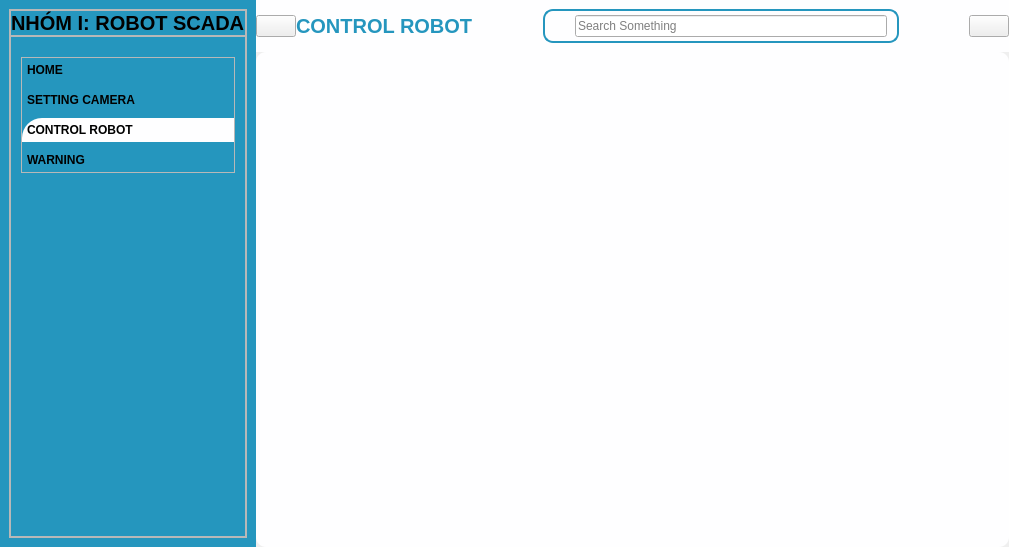
<?xml version="1.0" encoding="UTF-8"?>
<ui version="4.0">
 <class>MainWindow</class>
 <widget class="QMainWindow" name="MainWindow">
  <property name="geometry">
   <rect>
    <x>0</x>
    <y>0</y>
    <width>1009</width>
    <height>547</height>
   </rect>
  </property>
  <property name="windowTitle">
   <string>MainWindow</string>
  </property>
  <property name="styleSheet">
   <string notr="true">#frame_8
{
 background-color: #fefeff;
    border-radius: 20px;
}
#headframe
{
background-color:#fefeff;  /* Đặt nền trắng */

}

#leftmenu
{
background-color: #2596be

}
*{
color:#000;
}
#lineEdit
{ 
 background: transparent;
}
#seachframe
{
 border-radius:10px;
border:2px solid #2596be;
}
#headerapp
{
color:#2596be;

}
#card1,#card2
{
background-color: #fefeff;
 border-radius:20px;
}
#widget_4 {
    background-color:#fefeff;  /* Đặt nền trắng */
    border-radius: 10px;      /* Bo góc 10px */
}
#controlbtn_co {
   background-color: #fefeff;
    padding: 5px;
    text-align: left;
    border-top-left-radius: 20px;
    
}

#homebtn_co, #settingbtn_co, #gioithieubtn_co { 
    background-color: #2596be;
    padding: 5px;
    text-align: left;
    border-top-left-radius: 20px;
    transition: background-color 0.3s ease;
}

/* Khi trỏ chuột vào */
#homebtn_co:hover, #settingbtn_co:hover, #gioithieubtn_co:hover {
    background-color: #ffffff;
}

/* Khi click vào */
#homebtn_co:pressed, 
#settingbtn_co:pressed, 
#gioithieubtn_co:pressed {
    background-color: #ffffff;
}

</string>
  </property>
  <widget class="QWidget" name="centralwidget">
   <layout class="QHBoxLayout" name="horizontalLayout">
    <property name="spacing">
     <number>0</number>
    </property>
    <property name="leftMargin">
     <number>0</number>
    </property>
    <property name="topMargin">
     <number>0</number>
    </property>
    <property name="rightMargin">
     <number>0</number>
    </property>
    <property name="bottomMargin">
     <number>0</number>
    </property>
    <item>
     <widget class="QWidget" name="leftmenu" native="true">
      <property name="maximumSize">
       <size>
        <width>300</width>
        <height>16777215</height>
       </size>
      </property>
      <layout class="QVBoxLayout" name="verticalLayout_5">
       <item>
        <widget class="QFrame" name="frame_4">
         <property name="frameShape">
          <enum>QFrame::StyledPanel</enum>
         </property>
         <property name="frameShadow">
          <enum>QFrame::Raised</enum>
         </property>
         <layout class="QVBoxLayout" name="verticalLayout_6">
          <property name="spacing">
           <number>0</number>
          </property>
          <property name="leftMargin">
           <number>0</number>
          </property>
          <property name="topMargin">
           <number>0</number>
          </property>
          <property name="rightMargin">
           <number>0</number>
          </property>
          <property name="bottomMargin">
           <number>0</number>
          </property>
          <item>
           <widget class="QFrame" name="frame_5">
            <property name="frameShape">
             <enum>QFrame::StyledPanel</enum>
            </property>
            <property name="frameShadow">
             <enum>QFrame::Raised</enum>
            </property>
            <layout class="QHBoxLayout" name="horizontalLayout_11">
             <property name="spacing">
              <number>0</number>
             </property>
             <property name="leftMargin">
              <number>0</number>
             </property>
             <property name="topMargin">
              <number>0</number>
             </property>
             <property name="rightMargin">
              <number>0</number>
             </property>
             <property name="bottomMargin">
              <number>0</number>
             </property>
             <item alignment="Qt::AlignTop">
              <widget class="QLabel" name="label_27">
               <property name="font">
                <font>
                 <pointsize>15</pointsize>
                 <weight>75</weight>
                 <bold>true</bold>
                </font>
               </property>
               <property name="text">
                <string>NHÓM I: ROBOT SCADA</string>
               </property>
              </widget>
             </item>
            </layout>
           </widget>
          </item>
          <item>
           <widget class="QFrame" name="frame_6">
            <property name="sizePolicy">
             <sizepolicy hsizetype="Preferred" vsizetype="Expanding">
              <horstretch>0</horstretch>
              <verstretch>0</verstretch>
             </sizepolicy>
            </property>
            <property name="frameShape">
             <enum>QFrame::StyledPanel</enum>
            </property>
            <property name="frameShadow">
             <enum>QFrame::Raised</enum>
            </property>
            <layout class="QVBoxLayout" name="verticalLayout_7">
             <property name="spacing">
              <number>0</number>
             </property>
             <property name="leftMargin">
              <number>10</number>
             </property>
             <property name="topMargin">
              <number>20</number>
             </property>
             <property name="rightMargin">
              <number>10</number>
             </property>
             <property name="bottomMargin">
              <number>0</number>
             </property>
             <item alignment="Qt::AlignTop">
              <widget class="QFrame" name="frame_7">
               <property name="sizePolicy">
                <sizepolicy hsizetype="Preferred" vsizetype="Expanding">
                 <horstretch>0</horstretch>
                 <verstretch>0</verstretch>
                </sizepolicy>
               </property>
               <property name="frameShape">
                <enum>QFrame::StyledPanel</enum>
               </property>
               <property name="frameShadow">
                <enum>QFrame::Raised</enum>
               </property>
               <layout class="QVBoxLayout" name="verticalLayout_8">
                <property name="spacing">
                 <number>6</number>
                </property>
                <property name="leftMargin">
                 <number>0</number>
                </property>
                <property name="topMargin">
                 <number>0</number>
                </property>
                <property name="rightMargin">
                 <number>0</number>
                </property>
                <property name="bottomMargin">
                 <number>0</number>
                </property>
                <item>
                 <widget class="QPushButton" name="homebtn_co">
                  <property name="minimumSize">
                   <size>
                    <width>0</width>
                    <height>0</height>
                   </size>
                  </property>
                  <property name="font">
                   <font>
                    <weight>75</weight>
                    <bold>true</bold>
                   </font>
                  </property>
                  <property name="text">
                   <string>HOME</string>
                  </property>
                  <property name="icon">
                   <iconset resource="resources.qrc">
                    <normaloff>:/whiteIcons/icons/white/home.svg</normaloff>:/whiteIcons/icons/white/home.svg</iconset>
                  </property>
                  <property name="iconSize">
                   <size>
                    <width>24</width>
                    <height>24</height>
                   </size>
                  </property>
                 </widget>
                </item>
                <item>
                 <widget class="QPushButton" name="settingbtn_co">
                  <property name="font">
                   <font>
                    <weight>75</weight>
                    <bold>true</bold>
                   </font>
                  </property>
                  <property name="text">
                   <string>SETTING CAMERA</string>
                  </property>
                  <property name="icon">
                   <iconset resource="resources.qrc">
                    <normaloff>:/whiteIcons/icons/white/settings.svg</normaloff>:/whiteIcons/icons/white/settings.svg</iconset>
                  </property>
                  <property name="iconSize">
                   <size>
                    <width>24</width>
                    <height>24</height>
                   </size>
                  </property>
                 </widget>
                </item>
                <item>
                 <widget class="QPushButton" name="controlbtn_co">
                  <property name="font">
                   <font>
                    <weight>75</weight>
                    <bold>true</bold>
                   </font>
                  </property>
                  <property name="text">
                   <string>CONTROL ROBOT</string>
                  </property>
                  <property name="icon">
                   <iconset resource="resources.qrc">
                    <normaloff>:/blueIcons/icons/blue/aperture.svg</normaloff>:/blueIcons/icons/blue/aperture.svg</iconset>
                  </property>
                  <property name="iconSize">
                   <size>
                    <width>24</width>
                    <height>24</height>
                   </size>
                  </property>
                 </widget>
                </item>
                <item>
                 <widget class="QPushButton" name="gioithieubtn_co">
                  <property name="font">
                   <font>
                    <weight>75</weight>
                    <bold>true</bold>
                   </font>
                  </property>
                  <property name="text">
                   <string>WARNING</string>
                  </property>
                  <property name="icon">
                   <iconset resource="resources.qrc">
                    <normaloff>:/whiteIcons/icons/white/alert-circle.svg</normaloff>:/whiteIcons/icons/white/alert-circle.svg</iconset>
                  </property>
                  <property name="iconSize">
                   <size>
                    <width>24</width>
                    <height>24</height>
                   </size>
                  </property>
                 </widget>
                </item>
               </layout>
              </widget>
             </item>
            </layout>
           </widget>
          </item>
         </layout>
        </widget>
       </item>
      </layout>
     </widget>
    </item>
    <item>
     <widget class="QWidget" name="bodymain" native="true">
      <property name="minimumSize">
       <size>
        <width>0</width>
        <height>0</height>
       </size>
      </property>
      <layout class="QVBoxLayout" name="verticalLayout">
       <property name="spacing">
        <number>0</number>
       </property>
       <property name="leftMargin">
        <number>0</number>
       </property>
       <property name="topMargin">
        <number>0</number>
       </property>
       <property name="rightMargin">
        <number>0</number>
       </property>
       <property name="bottomMargin">
        <number>0</number>
       </property>
       <item alignment="Qt::AlignTop">
        <widget class="QWidget" name="headframe" native="true">
         <property name="sizePolicy">
          <sizepolicy hsizetype="Preferred" vsizetype="Preferred">
           <horstretch>0</horstretch>
           <verstretch>0</verstretch>
          </sizepolicy>
         </property>
         <property name="minimumSize">
          <size>
           <width>642</width>
           <height>0</height>
          </size>
         </property>
         <layout class="QHBoxLayout" name="horizontalLayout_2">
          <property name="spacing">
           <number>30</number>
          </property>
          <property name="leftMargin">
           <number>0</number>
          </property>
          <property name="topMargin">
           <number>0</number>
          </property>
          <property name="rightMargin">
           <number>0</number>
          </property>
          <property name="bottomMargin">
           <number>0</number>
          </property>
          <item>
           <widget class="QWidget" name="widget" native="true">
            <property name="sizePolicy">
             <sizepolicy hsizetype="Preferred" vsizetype="Preferred">
              <horstretch>0</horstretch>
              <verstretch>0</verstretch>
             </sizepolicy>
            </property>
            <layout class="QHBoxLayout" name="horizontalLayout_4">
             <property name="spacing">
              <number>0</number>
             </property>
             <property name="leftMargin">
              <number>0</number>
             </property>
             <property name="topMargin">
              <number>0</number>
             </property>
             <property name="rightMargin">
              <number>0</number>
             </property>
             <property name="bottomMargin">
              <number>0</number>
             </property>
             <item>
              <widget class="QPushButton" name="pushButton">
               <property name="text">
                <string/>
               </property>
               <property name="icon">
                <iconset resource="resources.qrc">
                 <normaloff>:/blueIcons/icons/blue/chrome.svg</normaloff>:/blueIcons/icons/blue/chrome.svg</iconset>
               </property>
               <property name="iconSize">
                <size>
                 <width>24</width>
                 <height>24</height>
                </size>
               </property>
              </widget>
             </item>
             <item>
              <widget class="QLabel" name="headerapp">
               <property name="font">
                <font>
                 <pointsize>15</pointsize>
                 <weight>75</weight>
                 <bold>true</bold>
                </font>
               </property>
               <property name="text">
                <string>CONTROL ROBOT</string>
               </property>
              </widget>
             </item>
            </layout>
           </widget>
          </item>
          <item>
           <widget class="QWidget" name="widget_2" native="true">
            <layout class="QHBoxLayout" name="horizontalLayout_5">
             <property name="leftMargin">
              <number>40</number>
             </property>
             <property name="rightMargin">
              <number>40</number>
             </property>
             <item>
              <widget class="QFrame" name="seachframe">
               <property name="minimumSize">
                <size>
                 <width>100</width>
                 <height>0</height>
                </size>
               </property>
               <property name="maximumSize">
                <size>
                 <width>1607777</width>
                 <height>877777</height>
                </size>
               </property>
               <property name="frameShape">
                <enum>QFrame::StyledPanel</enum>
               </property>
               <property name="frameShadow">
                <enum>QFrame::Raised</enum>
               </property>
               <layout class="QHBoxLayout" name="horizontalLayout_3">
                <property name="spacing">
                 <number>0</number>
                </property>
                <property name="leftMargin">
                 <number>0</number>
                </property>
                <property name="topMargin">
                 <number>0</number>
                </property>
                <property name="rightMargin">
                 <number>10</number>
                </property>
                <property name="bottomMargin">
                 <number>0</number>
                </property>
                <item>
                 <widget class="QLabel" name="label_2">
                  <property name="minimumSize">
                   <size>
                    <width>30</width>
                    <height>30</height>
                   </size>
                  </property>
                  <property name="maximumSize">
                   <size>
                    <width>30</width>
                    <height>30</height>
                   </size>
                  </property>
                  <property name="text">
                   <string/>
                  </property>
                  <property name="pixmap">
                   <pixmap resource="resources.qrc">:/blueIcons/icons/blue/search.svg</pixmap>
                  </property>
                  <property name="scaledContents">
                   <bool>true</bool>
                  </property>
                 </widget>
                </item>
                <item>
                 <widget class="QLineEdit" name="menuBtn">
                  <property name="minimumSize">
                   <size>
                    <width>100</width>
                    <height>0</height>
                   </size>
                  </property>
                  <property name="placeholderText">
                   <string>Search Something</string>
                  </property>
                 </widget>
                </item>
               </layout>
              </widget>
             </item>
            </layout>
           </widget>
          </item>
          <item alignment="Qt::AlignRight">
           <widget class="QWidget" name="widget_3" native="true">
            <layout class="QHBoxLayout" name="horizontalLayout_6">
             <property name="spacing">
              <number>0</number>
             </property>
             <property name="leftMargin">
              <number>0</number>
             </property>
             <property name="topMargin">
              <number>0</number>
             </property>
             <property name="rightMargin">
              <number>0</number>
             </property>
             <property name="bottomMargin">
              <number>0</number>
             </property>
             <item>
              <widget class="QPushButton" name="them_c">
               <property name="text">
                <string/>
               </property>
               <property name="icon">
                <iconset resource="resources.qrc">
                 <normaloff>:/blueIcons/icons/blue/user.svg</normaloff>:/blueIcons/icons/blue/user.svg</iconset>
               </property>
               <property name="iconSize">
                <size>
                 <width>32</width>
                 <height>32</height>
                </size>
               </property>
              </widget>
             </item>
            </layout>
           </widget>
          </item>
         </layout>
        </widget>
       </item>
       <item>
        <widget class="QWidget" name="cardframe" native="true">
         <layout class="QHBoxLayout" name="horizontalLayout_7">
          <property name="spacing">
           <number>20</number>
          </property>
          <property name="leftMargin">
           <number>0</number>
          </property>
          <property name="topMargin">
           <number>0</number>
          </property>
          <property name="rightMargin">
           <number>0</number>
          </property>
          <property name="bottomMargin">
           <number>0</number>
          </property>
         </layout>
        </widget>
       </item>
       <item>
        <widget class="QWidget" name="mainframe" native="true">
         <property name="sizePolicy">
          <sizepolicy hsizetype="Preferred" vsizetype="Expanding">
           <horstretch>0</horstretch>
           <verstretch>0</verstretch>
          </sizepolicy>
         </property>
         <layout class="QHBoxLayout" name="horizontalLayout_10">
          <property name="spacing">
           <number>0</number>
          </property>
          <property name="leftMargin">
           <number>0</number>
          </property>
          <property name="topMargin">
           <number>0</number>
          </property>
          <property name="rightMargin">
           <number>0</number>
          </property>
          <property name="bottomMargin">
           <number>0</number>
          </property>
          <item>
           <widget class="QWidget" name="widget_4" native="true">
            <layout class="QHBoxLayout" name="horizontalLayout_8">
             <item>
              <widget class="QWidget" name="widget_5" native="true"/>
             </item>
             <item>
              <widget class="QWidget" name="widget_6" native="true"/>
             </item>
            </layout>
           </widget>
          </item>
         </layout>
        </widget>
       </item>
      </layout>
     </widget>
    </item>
   </layout>
  </widget>
 </widget>
 <resources>
  <include location="resources.qrc"/>
 </resources>
 <connections/>
</ui>
